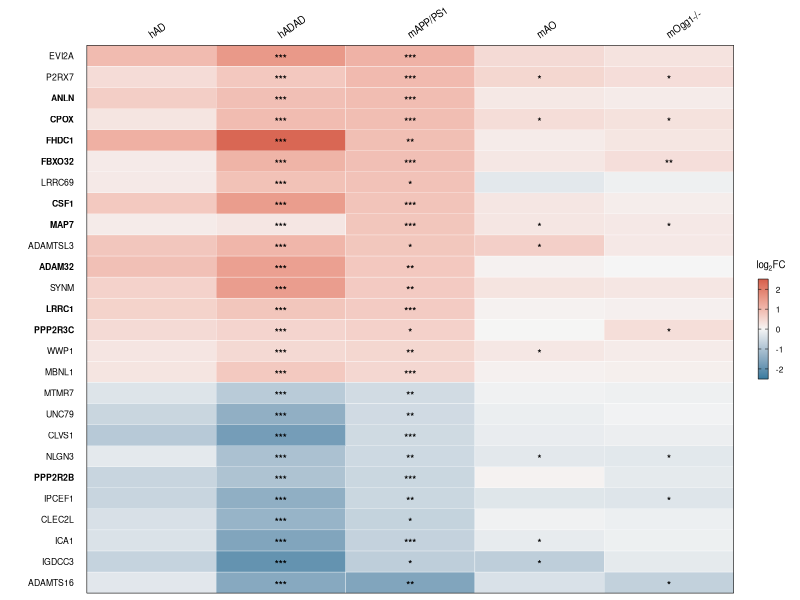
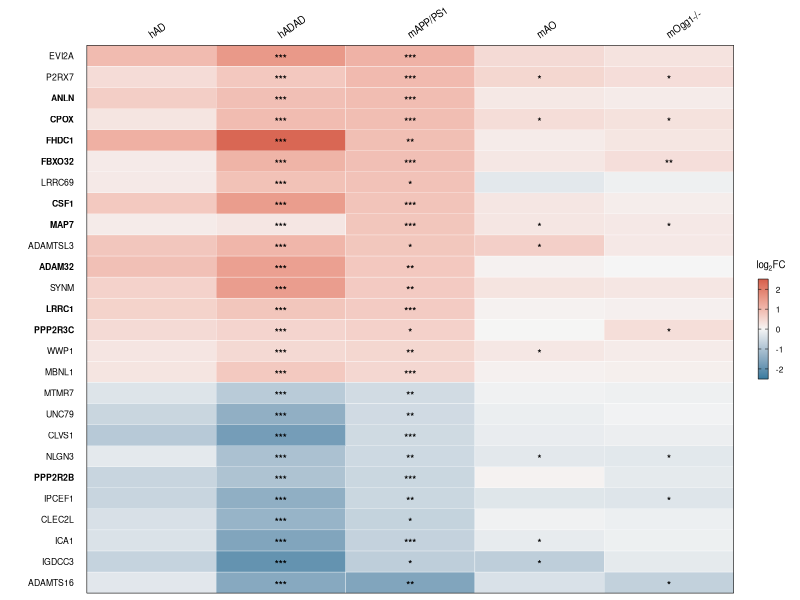

Write R code to recreate these figures, in order.
# ------------------------------------------------------------------------------
# Fig. 5l - Heatmap, overlap with human AD and ADAD data, oligodendrocytes
#
# Input:  Oligo_R_hADAD-top26.csv
# Output: hADAD_Oligo.svg
# ------------------------------------------------------------------------------

# Load libraries
library(tidyverse)
library(reshape2)

# Read input data. Human logFC values (nebula, natural log) are converted to
# log2FC to match the mouse values (limma-voom, log2)
data <- read.csv("Oligo_R_hADAD-top26.csv") %>%
  mutate(across(c(sAD, hADAD), ~ .x / log(2)))

# Column order for the heatmap
logFC_columns <- c("sAD", "hADAD", "APPvsWT", "AOvsWT", "Ogg1vsWT")
pval_columns <- c("sAD_pval", "hADAD_pval","APPvsWT_pval", "AOvsWT_pval", "Ogg1vsWT_pval")

# Symmetric color scale limits (rounded up to 0.5)
fc_limit <- ceiling(max(abs(data[, logFC_columns]), na.rm = TRUE) * 2) / 2

# Order genes by APPvsWT log2FC (highest at top)
sorted_genes <- data %>%
  arrange(desc(APPvsWT)) %>%
  pull(Gene)

sorted_genes <- rev(sorted_genes)

# Position of each gene in the heatmap
gene_order <- data.frame(
  Gene = sorted_genes,
  Order = 1:length(sorted_genes)
)

# Genes shown in bold
bold_genes <- c("PPFIBP2", "PIEZO2", "ARSG", "PLEKHH1", "PLLP", "MYRF", "NINJ2", "CREB5", "PDE8A", "PDE4B",
                "RNF220", "PADI2", "FA2H", "PIK3C2B", "LPAR1", "MBP", "HHIP", "TMEM63A", "PRKCQ", "CCP110",
                "VMP1", "CHDH", "KIF13A", "SOX10", "RCBTB1", "CDH20", "PIGZ", "FBXO7", "MEGF10", "CRYBG3",
                "GKAP1", "NEAT1", "ADAMTS4", "MAP7", "LDB3", "MOB3B", "NDRG1", "FNBP1", "GALNT6", "PHLDB1",
                "EPB41L2", "PIGA", "MOG", "TRIM59", "RAD51B", "RTN4", "CSF1", "ANLN", "CEP97", "TMC7",
                "FBXO32", "AATK", "ERBB3", "PLEKHG3", "MYO1D", "ELL2", "ZDHHC20", "SMTN", "OPTN", "PLOD1",
                "RHOU", "PHACTR4", "CMTM5", "CERK", "ABTB2", "CYP27A1", "LRRC1", "HEPACAM", "SECISBP2L", "CPOX",
                "SCCPDH", "KCTD3", "ILVBL", "HECW2", "CERCAM", "CADM4", "ADIPOR2", "MPZL1", "TOM1", "EFHD1",
                "KLHL4", "SIRT2", "MCAM", "LRIG3", "SLC48A1", "P2RX4", "ABCA6", "FHDC1", "AEBP1", "TMEM41B",
                "NMRAL1", "CRYAB", "HACL1", "HR", "TDRD6", "ADAM32", "TKT", "BRD2", "ELF1", "RIDA",
                "MTFR1", "GABRR2", "PPP2R3C", "PTGDS", "CCDC117", "BET1", "EVA1C", "TAF13", "TCF7L2", "CDH4",
                "TSPAN18", "NWD1", "KCNIP3", "XYLT1", "CPNE4", "TIAM2", "RNF165", "EPS8", "SVOP", "HS3ST4",
                "PLEC", "CNIH3", "TNFRSF19", "GOLM1", "PPP2R2B", "KCNQ2", "BMPER", "KCNN3", "TENM4", "COL25A1",
                "PLEKHA6", "CDH13", "RNF217", "NETO1", "MAGI3", "PRDM16", "TNFRSF25", "LPIN2", "CDKL1", "TENM2",
                "COL6A1", "SPINT2", "SLCO1C1", "P3H3", "CD276", "ESRRG", "BDH1", "FRMD3", "TMEM229B", "LNX1",
                "DNAH1", "DNAH2", "UBE2G2", "ARHGEF17", "NHS", "CROCC", "FANK1", "EGFR", "GRIN3A", "PODXL2",
                "CXADR", "SH2B3", "SH3GLB2", "KLC2", "ITGA7", "EFCAB6", "NME5", "ENTPD3"
)

# Reshape to long format and add p-values
plot_data <- data %>%
  left_join(gene_order, by = "Gene") %>%
  dplyr::select(Gene, Order, all_of(logFC_columns)) %>%
  melt(id.vars = c("Gene", "Order"), variable.name = "Comparison", value.name = "logFC") %>%
  # Add p-values
  left_join(
    data %>%
      dplyr::select(Gene, all_of(pval_columns)) %>%
      melt(id.vars = "Gene", variable.name = "pval_var", value.name = "pval") %>%
      mutate(Comparison = str_remove(pval_var, "_pval")) %>%
      dplyr::select(-pval_var),
    by = c("Gene", "Comparison")
  ) %>%
  # Significance stars
  mutate(
    pval_stars = case_when(
      pval < 0.001 ~ "***",
      pval < 0.01 ~ "**",
      pval < 0.05 ~ "*",
      TRUE ~ ""
    ),
    is_significant = pval < 0.05
  ) %>%
  # Set column and gene order
  mutate(
    Comparison = factor(Comparison, levels = logFC_columns),
    Gene = factor(Gene, levels = sorted_genes)
  ) %>%
  arrange(Order, Comparison)

# Column labels
comparison_labels <- c("hAD", "hADAD", "mAPP/PS1", "mAO", "mOgg1-/-")
levels(plot_data$Comparison) <- comparison_labels

# Number of genes and comparisons
n_genes <- length(unique(plot_data$Gene))
n_comparisons <- length(unique(plot_data$Comparison))

# Cell size (inches)
cell_width <- 0.08
cell_height <- 0.08

# Plot size from number of cells
plot_width <- n_comparisons * cell_width + 2.2
plot_height <- n_genes * cell_height + 0.8

# Gene labels
gene_labels <- data.frame(
  Gene = sorted_genes,
  y_pos = 1:length(sorted_genes),
  is_bold = sorted_genes %in% bold_genes
)

# Create heatmap
p <- ggplot(plot_data, aes(x = Comparison, y = Gene)) +
  geom_tile(aes(fill = logFC), color = "white", linewidth = 0.1) +
  # Significance stars
  geom_text(aes(label = pval_stars, fontface = ifelse(is_significant, "bold", "plain")),
            size = 2.6, color = "black", vjust = 0.8) +
  # Gene labels left of the heatmap
  geom_text(data = gene_labels,
            aes(x = 0.4, y = y_pos, label = Gene,
                fontface = ifelse(is_bold, "bold", "plain")),
            hjust = 1,
            size = 2.2,
            color = "black",
            inherit.aes = FALSE) +
  scale_fill_gradient2(
    low = "#377B9F",
    mid = "#f5f5f5",
    high = "#d6604d",
    midpoint = 0,
    limits = c(-fc_limit, fc_limit),
    name = expression(log[2]*FC),
    guide = guide_colorbar(
      barwidth = 0.5,
      barheight = 5,
      title.position = "top",
      title.hjust = 0.5,
      frame.colour = "black",
      frame.linewidth = 0.2,
      ticks.colour = "black",
      title.theme = element_text(size = 7),
      label.theme = element_text(size = 6)
    )
  ) +
  scale_x_discrete(
    position = "top",
    expand = expansion(0)
  ) +
  scale_y_discrete(
    expand = expansion(0),
    labels = NULL
  ) +
  labs(x = NULL, y = NULL) +
  theme_minimal() +
  theme(
    aspect.ratio = NULL,
    axis.text.x.top = element_text(
      angle = 35,
      hjust = 0,
      vjust = 0.1,
      size = 7,
      color = "black",
      margin = margin(b = 0, unit = "pt")
    ),
    axis.text.y = element_blank(),
    axis.title = element_blank(),
    panel.grid = element_blank(),
    panel.border = element_rect(
      color = "black",
      fill = NA,
      linewidth = 0.2
    ),
    panel.background = element_blank(),
    legend.position = "right",
    legend.title = element_text(size = 8, color = "black"),
    legend.text = element_text(size = 6, color = "black"),
    axis.ticks.y = element_blank(),
    axis.ticks.x = element_blank(),
    legend.key.size = unit(0.4, "cm"),
    plot.margin = margin(5, 5, 5, 60, unit = "pt"),  # room for gene labels
    panel.spacing = unit(0, "lines"),
    plot.background = element_blank()
  ) +
  coord_cartesian(
    expand = FALSE,
    xlim = c(0.5, n_comparisons + 0.5),
    clip = "off"  # allow gene labels outside the panel
  )

# Show plot
print(p)

# Save plot
ggsave("hADAD_Oligo.svg", plot = p, width = plot_width, height = plot_height,
       units = "in", dpi = 1200, bg = "white")
